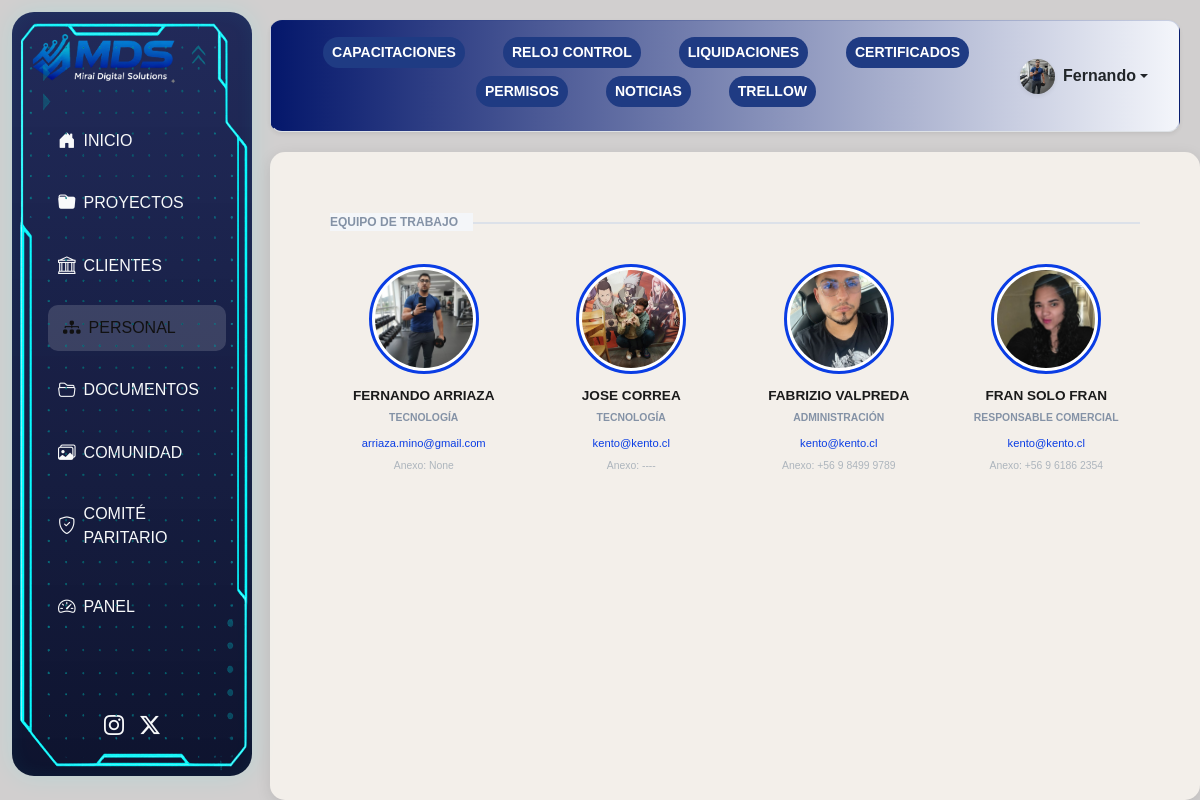
The app's page /personal/ (signed in) with its own data.
### intranet/models.py (models this page shows, shortened)
class Perfil(models.Model):
    user = models.OneToOneField(User, on_delete=models.CASCADE, related_name="perfil")
    imagen = models.ImageField(upload_to="perfiles/", default="perfiles/perfil.png")
    fecha_nacimiento = models.DateField(null=True, blank=True)
    telefono = models.CharField(max_length=20, null=True, blank=True)
    run = models.CharField(max_length=10,unique=True,null=True,blank=True,verbose_name="RUN" )
    contacto_nombre = models.CharField(max_length=100, null=True, blank=True)
    contacto_telefono = models.CharField(max_length=20, null=True, blank=True)
    contacto_relacion = models.CharField(max_length=50, null=True, blank=True)
    contacto2_nombre = models.CharField(max_length=100, blank=True, null=True)
    contacto2_telefono = models.CharField(max_length=20, blank=True, null=True)
    contacto2_relacion = models.CharField(max_length=50, blank=True, null=True)
    estamento = models.ForeignKey(
        Estamento, on_delete=models.PROTECT, null=True, blank=True
    )
    cargo = models.ForeignKey(
        Cargo, on_delete=models.PROTECT, null=True, blank=True
    )
    unidad_fiscalia = models.ForeignKey(
        UnidadFiscalia, on_delete=models.PROTECT, null=True, blank=True
    )

class Cargo(models.Model):
    nombre = models.CharField(max_length=200, unique=True)
    class Meta:
        ordering = ["nombre"]

### intranet/views.py (the view)
# urls.py: path('personal/', views.organigrama_empresa, name='personal'),
@login_required
def organigrama_empresa(request):
    todos = Perfil.objects.select_related("user", "cargo").all()
    ceo = todos.filter(cargo__nombre__icontains="UNIDAD FISCALIA").first()
    if not ceo:
        ceo = todos.filter(cargo__nombre__icontains="CEO").first()
    equipo = todos.exclude(id=ceo.id if ceo else None).order_by("user__last_name")
    return render(request, "intranet/personal.html", {
        "ceo": ceo,
        "equipo": equipo,
    })

### intranet/templates/intranet/personal.html (shortened to what this page needs)
{% extends "base.html" %}
{% block content %}
<div class="org-container">
    <div class="linea-separadora"></div>
    <div class="equipo-grid">
        {% for p in equipo %}
        <div class="staff-card">
            {% if p.imagen %}
                <img src="{{ p.imagen.url }}">
            {% else %}
                <div class="no-foto"><span style="font-size: 40px; color: var(--blue-mp);">👤</span></div>
            {% endif %}
            <span class="nombre">{{ p.user.first_name }} {{ p.user.last_name }}</span>
            <div class="cargo">{{ p.cargo.nombre }}</div>
            <a href="mailto:{{ p.user.email }}" class="mail">{{ p.user.email }}</a>
            <div style="font-size: 0.65rem; color: #adb5bd; margin-top: 4px;">Anexo: {{ p.telefono|default:"----" }}</div>
        </div>
        {% endfor %}
    </div>
</div>
{% endblock %}

### intranet/templates/base.html (shortened to what this page needs)
{% load static %}
<!doctype html>
<html lang="es" data-bs-theme="light">
<head>
  <link href="https://cdn.jsdelivr.net/npm/bootstrap@5.3.3/dist/css/bootstrap.min.css" rel="stylesheet">
  <link href="{% static 'styles.css' %}" rel="stylesheet">
  <link href="https://unpkg.com/aos@2.3.1/dist/aos.css" rel="stylesheet">
  <link href="https://cdn.jsdelivr.net/npm/bootstrap-icons@1.11.3/font/bootstrap-icons.css" rel="stylesheet">
</head>
<body class="d-flex flex-column min-vh-100">
  <nav class="sidebar d-flex flex-column align-items-start px-3">
    <a href="{% url 'inicio' %}" class="d-flex align-items-center mb-4 text-decoration-none text-white">
      <img src="{% static 'img/logo1.png' %}" alt="Logo Fiscalía" style="width:150px; height:auto;">
    </a>
    <ul class="nav flex-column w-100">
  <li class="nav-item"><a class="nav-link {% if '/inicio' in request.path %}active{% endif %}" href="/inicio/"><i class="bi bi-house-door-fill me-2"></i> INICIO</a></li>
<li class="nav-item">
    <a class="nav-link {% if '/proyecto/nuevo/' in request.path %}active{% endif %}"
       href="{% url 'gestion_catalogo' %}">
        <i class="bi bi-folder-fill me-2"></i> PROYECTOS
    </a>
</li>  <li class="nav-item"><a class="nav-link {% if '/cliente' in request.path %}active{% endif %}" href="/cliente/"><i class="bi bi-bank me-2"></i> CLIENTES</a></li>
  <li class="nav-item"><a class="nav-link {% if '/personal' in request.path %}active{% endif %}" href="/personal/"><i class="bi bi-diagram-3-fill me-2"></i> PERSONAL</a></li>
  <li class="nav-item"><a class="nav-link {% if '/documentos' in request.path %}active{% endif %}" href="/documentos/"><i class="bi bi-folder2-open me-2"></i> DOCUMENTOS</a></li>
  <li class="nav-item"><a class="nav-link {% if '/social' in request.path %}active{% endif %}" href="{% url 'social_home' %}"><i class="bi bi-images me-2"></i>COMUNIDAD</a></li>
  <li class="nav-item"><a class="nav-link {% if '/comite-paritario/' in request.path %}active{% endif %}" href="{% url 'comite_paritario' %}"><i class="bi bi-shield-check me-2"></i> COMITÉ PARITARIO</a>
</li>
   {% if user.is_authenticated and user.is_superuser %}
  <li class="nav-item mt-2">
    <details class="nav-details">
      <summary class="nav-link">
        <i class="bi bi-speedometer2 me-2"></i> PANEL
      </summary>
    </details>
  </li>
  {% endif %}
</ul>
      <div class="mt-auto d-flex justify-content-center w-100 mb-3">
        <a href="https://www.instagram.com/fiscalia_sur/" target="_blank" class="text-light me-3"><i class="bi bi-instagram fs-5"></i></a>
        <a href="https://x.com/Fiscalia__Sur" target="_blank" class="text-light"><i class="bi bi-twitter-x fs-5"></i></a>
      </div>
  </nav>
  <header class="top-header d-flex justify-content-between align-items-center px-3 py-3 border-bottom shadow-sm"
        style="background: linear-gradient(90deg, #04176b 0%, #f4f6fb 100%); border-radius: 12px;">
   <div class="d-flex flex-wrap justify-content-center gap-2 mb-2">
    <a href="#" target="_blank"><button class="btn btn-sm fw-semibold text-white" style="background-color:#1f3b83;border-radius:20px;">CAPACITACIONES</button></a>
    <a href="#" target="_blank"><button class="btn btn-sm fw-semibold text-white" style="background-color:#1f3b83;border-radius:20px;">RELOJ CONTROL</button></a>
    <a href="#" target="_blank"><button class="btn btn-sm fw-semibold text-white" style="background-color:#1f3b83;border-radius:20px;">LIQUIDACIONES</button></a>
    <a href="#" target="_blank"><button class="btn btn-sm fw-semibold text-white" style="background-color:#1f3b83;border-radius:20px;">CERTIFICADOS</button></a>
    <a href="#" target="_blank"><button class="btn btn-sm fw-semibold text-white" style="background-color:#1f3b83;border-radius:20px;">PERMISOS</button></a>
    <a href="{% url 'noticias_listado' %}" class="btn btn-sm fw-semibold text-white {% if '/noticias' in request.path %}active{% endif %}" style="background-color:#1f3b83;border-radius:20px;"> NOTICIAS</a>
    <a href="https://trello.com/b/ya8w1XjN/inventario" target="_blank"><button class="btn btn-sm fw-semibold text-white" style="background-color:#1f3b83;border-radius:20px;">TRELLOW</button></a>
   </div>
    {% if user.is_authenticated %}
    <div class="d-flex align-items-center">
      <div class="dropdown">
        <a class="d-flex align-items-center text-decoration-none text-dark dropdown-toggle fw-semibold"
           href="#" data-bs-toggle="dropdown">
          {% if user.perfil.imagen %}
            <img src="{{ user.perfil.imagen.url }}" class="rounded-circle me-2 shadow-sm" width="35" height="35" style="object-fit: cover;">
          {% else %}
            <img src="/media/perfiles/perfil.png" class="rounded-circle me-2 shadow-sm" width="35" height="35" style="object-fit: cover;">
          {% endif %}
          <span>{{ user.first_name|default:user.username }}</span>
        </a>
      </div>
    </div>
    {% endif %}
  </header>
  <main class="main-content flex-grow-1">
    {% block content %}{% endblock %}
  </main>
</body>
</html>

### intranet/static/styles.css (style rules this page uses)
* { margin: 0; padding: 0; box-sizing: border-box; }
body { font-family: 'Source Sans 3', sans-serif; background-color: #d1cfcf !important; color: #333; overflow-x: hidden; }
.sidebar { position: fixed; top: 12px; left: 12px; height: calc(100vh - 36px); width: 240px; background: linear-gradient( 180deg, rgba(18, 28, 80, 0.92), rgba(6, 12, 40, 0.96) ); color: #f1f5ff; padding: 20px 18px; border-radius: 22px; box-shadow: 0 0 25px rgba(0, 255, 255, 0.12), inset 0 0 20px rgba(0, 255, 255, 0.05); transition: all 0.35s ease; z-index: 1030; overflow: hidden; }
.sidebar::before { content: ""; position: absolute; inset: 0; background: url("/static/img/nav.png") no-repeat center center; background-size: 100% 100%; pointer-events: none; z-index: 1; }
.sidebar .nav-link { color: #f8f9fa; font-weight: 500; margin: 8px 15px; padding: 10px 15px; border-radius: 10px; transition: all 0.3s ease; display: flex; align-items: center; }
.sidebar .nav-link i { margin-right: 10px; font-size: 1.1rem; }
.sidebar .nav-link:hover, .sidebar .nav-link.active { background-color: rgba(255, 255, 255, 0.15); color: #111111; transform: translateX(5px); }
.top-header { position: relative; margin-left: 270px; margin-top: 20px; margin-right: 20px; background: linear-gradient(rgba(255, 255, 255, 0.92), rgba(245,245,245,0.92)); border: 1px solid rgba(31, 59, 131, 0.2); border-bottom: 2px solid #1f3b83; border-radius: 15px; padding: 12px 25px; box-shadow: 0 4px 20px rgba(0, 0, 0, 0.2); backdrop-filter: blur(6px); z-index: 1025; display: flex; justify-content: space-between; align-items: center; transition: all 0.3s ease; }
.top-header a { color: #1f3b83; font-weight: 600; margin: 0 15px; text-decoration: none; transition: all 0.3s ease; }
.main-content { margin-left: 270px; margin-top: 20px; padding: 30px 40px; background: #f3efea; border-radius: 15px; box-shadow: 0 4px 15px rgba(0, 0, 0, 0.1); display: block; min-height: calc(100vh - 200px); transition: all 0.4s ease; }

### intranet/templates/intranet/personal.html (style rules this page uses)
:root { --blue-mp: #0a3de4; }
body { background: #f4f6f9; font-family: 'Arial', sans-serif; }
.org-container { max-width: 1100px; margin: 40px auto; padding: 0 20px; }
.linea-separadora { border-top: 2px solid #dce1e9; margin: 40px 0; position: relative; }
.linea-separadora::before { content: "EQUIPO DE TRABAJO"; position: absolute; top: -11px; left: 0; background: #f4f6f9; padding-right: 15px; font-size: 0.75rem; font-weight: 700; color: #8492a6; }
.equipo-grid { display: grid; grid-template-columns: repeat(auto-fill, minmax(170px, 1fr)); gap: 40px 20px; }
.staff-card { text-align: center; }
.staff-card img, .staff-card .no-foto { width: 110px; height: 110px; border-radius: 50%; border: 3px solid var(--blue-mp); padding: 3px; background: #fff; margin: 0 auto 12px; object-fit: cover; display: flex; align-items: center; justify-content: center; }
.staff-card .nombre { font-size: 0.85rem; font-weight: 700; color: #1a1a1a; text-transform: uppercase; display: block; }
.staff-card .cargo { font-size: 0.65rem; color: #8492a6; font-weight: 600; text-transform: uppercase; margin: 4px 0; }
.staff-card .mail { font-size: 0.7rem; color: var(--blue-mp); text-decoration: none; word-break: break-all; }

### records on screen
Perfil: imagen (picture), user.first_name "FERNANDO", user.last_name "ARRIAZA", cargo.nombre "TECNOLOGÍA", user.email "arriaza.mino@gmail.com", telefono "None"
Perfil: imagen (picture), user.first_name "JOSE", user.last_name "CORREA", cargo.nombre "TECNOLOGÍA", user.email "kento@kento.cl", telefono "----"
Perfil: imagen (picture), user.first_name "FABRIZIO", user.last_name "VALPREDA", cargo.nombre "ADMINISTRACIÓN", user.email "kento@kento.cl", telefono "+56 9 8499 9789"
Perfil: imagen (picture), user.first_name "FRAN", user.last_name "SOLO FRAN", cargo.nombre "RESPONSABLE COMERCIAL", user.email "kento@kento.cl", telefono "+56 9 6186 2354"

### other values on screen
{{ user.first_name|default:user.username }} "Fernando"
